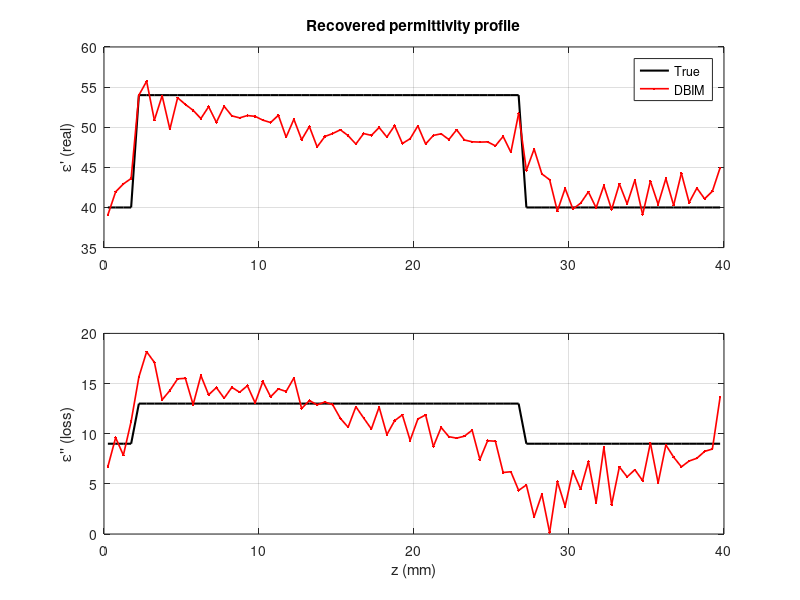
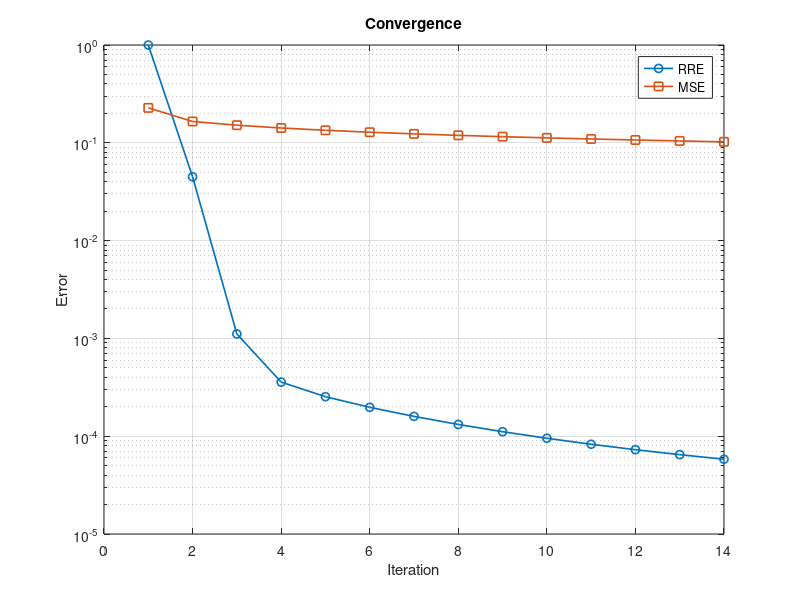

MATLAB code to generate these figures, in order:
clear; clc; close all;

fs_permittivity = 8.854187817e-12; 
fs_permeability = pi*4e-7;  
freq_list = (0.5:0.05:6.5)'*1e9; 
Nf = numel(freq_list);      
w = 2*pi*freq_list; 
eps_b = 40 - 9j;   
k_b = w*sqrt(fs_permeability*fs_permittivity*eps_b);  

layer_thickness = [0.002, 0.025, 0.002]; 
layer_eps = [eps_b, 54-13j, eps_b, eps_b];   
N = numel(layer_thickness) + 1;  
dist_sum = cumsum(layer_thickness);  
L = 0.04;


dz = 0.5e-3;   
Nc = round(L/dz);        
z = ((1:Nc)' - 0.5)*dz; 

eps_true = layer_eps(N)*ones(Nc, 1); 
% Masks for the layers
for n = 1:N-1   
    if n == 1
        startposition = 0; 
    else 
        startposition = dist_sum(n-1);
    end 
    eps_true((z >= startposition) & (z < dist_sum(n))) = layer_eps(n); 
end

chi_true = (eps_true - eps_b) /eps_b; 


G_D = zeros(Nc, Nc, Nf); 
G_S = zeros(Nf, Nc);  
E_i = zeros(Nc, Nf); 

for p = 1:Nf    
    s = abs(z - z.'); 

    G_D(:,:,p) = -1j*(k_b(p)*dz/2)*exp(-1j*k_b(p)*s);         
    G_D(1:Nf:end) = exp(-1j*k_b(p)*dz/2) - 1;    

    G_S(p,:) = (-1j*(k_b(p)*dz/2)*exp(-1j*k_b(p)*z)).';   
    E_i(:,p) = exp(-1j*k_b(p)*z);       
end

I = eye(Nc);

% Bassed on eqs 3 & 4
E_s = zeros(Nf, 1);       
X_fwr = diag(chi_true);             
I_fwr = eye(Nc);    
for p = 1:Nf                
    E_t = (I_fwr - G_D(:,:,p)*X_fwr) \ E_i(:,p);     
    E_s(p) = G_S(p,:)*X_fwr*E_t;
end


% Steps 1 to 7 from Magdum paper
n_iter = 14;     
lambda = 1.0e-3;
R = I;
RRE = zeros(n_iter, 1);  
MSE = zeros(n_iter, 1);     

chi = zeros(Nc, 1); 

for n = 1:n_iter    
    X = diag(chi);
    E_b = E_i;  
    G_kernel = zeros(Nf, Nc);  
    h = zeros(Nf, 1);  
    for p = 1:Nf  %freq as incidence fields
        GD_p = G_D(:,:,p);   
        GS_p = G_S(p,:);

        E_b(:,p) = (I - GD_p*X) \ E_i(:,p);

        
        G_b = GS_p / (I - X*GD_p);

        G_kernel(p,:) = G_b*diag(E_b(:,p));

        h(p) = E_s(p) - GS_p*X*E_b(:,p);  
    end

    % eqs 33 & 34 BF
    RRE(n) = norm(h)^2/norm(E_s)^2; % Relative Residual error
    MSE(n) = norm(eps_b*(1+chi) - eps_true)/norm(eps_true); 

    % BF 13
    d_chi  = (G_kernel'*G_kernel + lambda*(R'*R)) \ (G_kernel'*h);  


    chi = chi + d_chi;  

    fprintf('Iteration %2d  RRE = %.3e  MSE = %.3f\n', n, RRE(n), MSE(n));
end 


eps_rec = eps_b*(1 + chi);  % contrast to permittivity
in_mus  = (z > 0.005) & (z < 0.025); 
fprintf('Muscle layer mean eps: calced %.1f %+.1fj  true %.1f %+.1fj\n', real(mean(eps_rec(in_mus))), ...
        imag(mean(eps_rec(in_mus))), real(layer_eps(2)), imag(layer_eps(2)));

E_s_final = zeros(Nf, 1);  
X = diag(chi);
for p = 1:Nf  
    E_t = (I - G_D(:,:,p)*X) \ E_i(:,p);  
    E_s_final(p) = G_S(p,:)*X*E_t; 
end

figure;               
subplot(2,1,1);
plot(z*1e3, real(eps_true), 'k-', 'LineWidth', 1.5); hold on; grid on;
plot(z*1e3, real(eps_rec), 'r.-', 'LineWidth', 1.2);
ylabel('\epsilon'' (real)'); legend('True', 'DBIM'); title('Recovered permittivity profile');
subplot(2,1,2);
plot(z*1e3, -imag(eps_true), 'k-', 'LineWidth', 1.5); hold on; grid on;
plot(z*1e3, -imag(eps_rec), 'r.-', 'LineWidth', 1.2);
xlabel('z (mm)'); ylabel('\epsilon'''' (loss)');

figure;
semilogy(1:n_iter, RRE, 'o-', 'LineWidth', 1.2); hold on; grid on;
plot(1:n_iter, MSE, 's-', 'LineWidth', 1.2);
xlabel('Iteration'); ylabel('Error'); legend('RRE', 'MSE'); title('Convergence');
